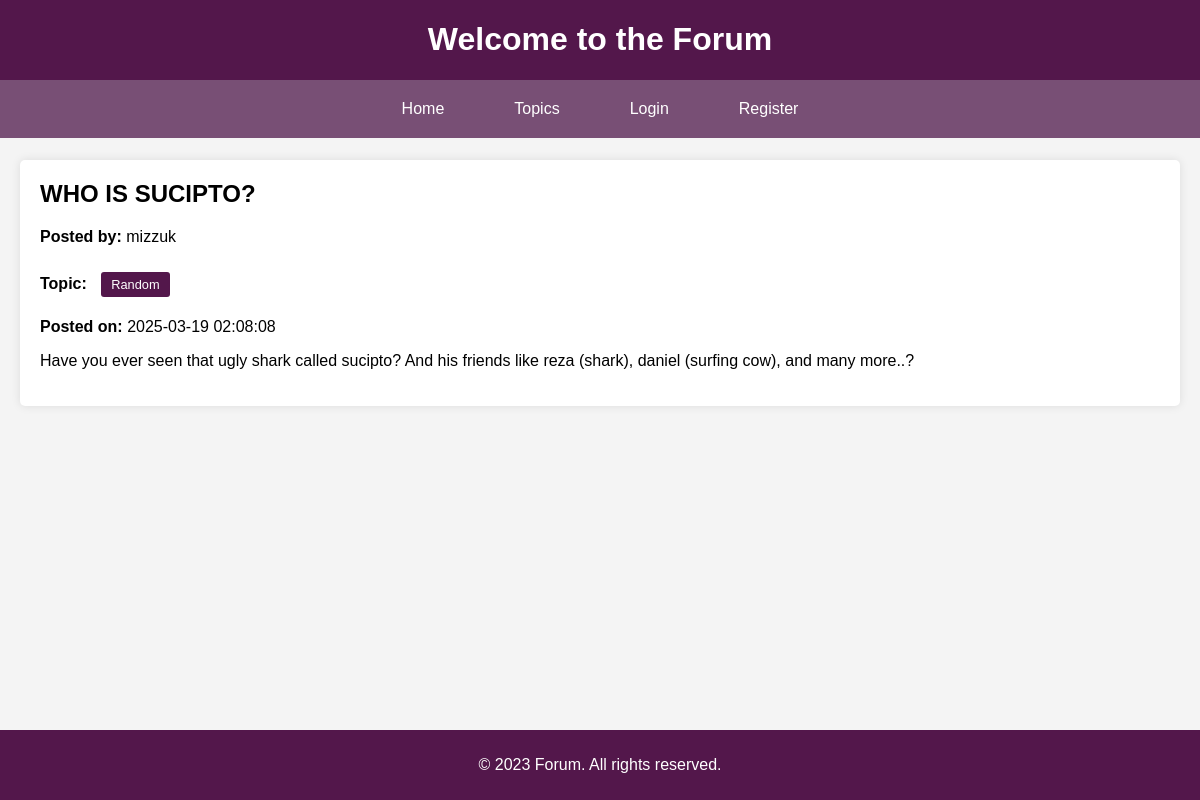
Before: /discussion.php?id=5 with the older database file.
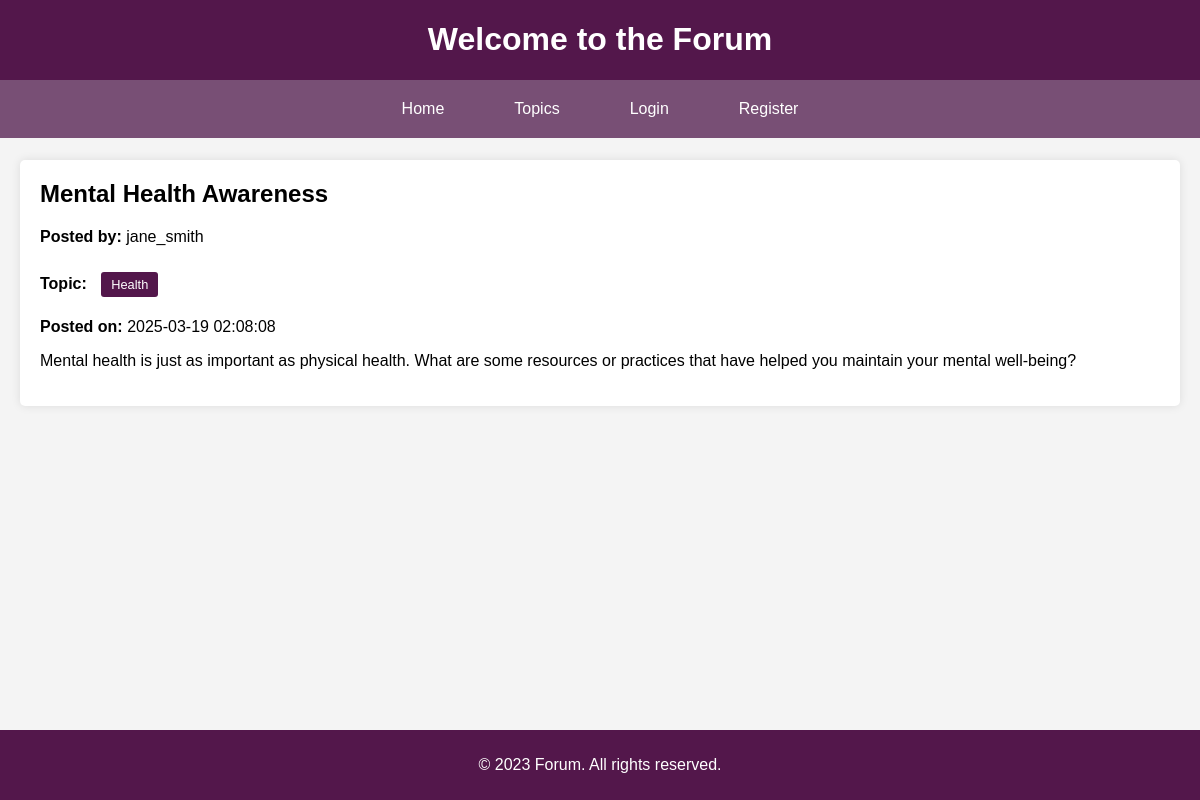
After: the same page with the newer database file.
### tables this page shows
CREATE TABLE IF NOT EXISTS discussions (
    id INT AUTO_INCREMENT PRIMARY KEY,
    title VARCHAR(255) NOT NULL,
    content TEXT NOT NULL,
    file_path VARCHAR(255),
    created_at TIMESTAMP DEFAULT CURRENT_TIMESTAMP,
    topic VARCHAR(255),
    user_id INT,
    FOREIGN KEY (user_id) REFERENCES users(id)
);

CREATE TABLE IF NOT EXISTS users (
    id INT AUTO_INCREMENT PRIMARY KEY,
    username VARCHAR(255) NOT NULL,
    password VARCHAR(255) NOT NULL
);

### discussion.php (the view, shortened to what this page needs)
<?php
$conn = new mysqli(DB_SERVER, DB_USERNAME, DB_PASSWORD, DB_NAME);
$id = isset($_GET['id']) ? $_GET['id'] : null;
if ($id) {
    $sql = "SELECT id, title, content, user_id, topic, created_at, file_path FROM discussions WHERE id = ?";
    $stmt = $conn->prepare($sql);
    $stmt->bind_param("i", $id);
    $stmt->execute();
    $result = $stmt->get_result();
    $discussion = $result->fetch_assoc();
} else {
    header("Location: index.php");
    exit();
}
?>
<!DOCTYPE html>
<html lang="en">
<head>
    <link rel="stylesheet" href="styles.css">
</head>
<body>
    <header>
        <h1>Welcome to the Forum</h1>
        <nav>
            <ul class="navbar">
                <li><a href="index.php">Home</a></li>
                <li><a href="topics.php">Topics</a></li>
                <?php
                if (!isset($_SESSION['loggedin']) || $_SESSION['loggedin'] !== true) {
                    echo '<li><a href="login.php">Login</a></li><li><a href="register.php">Register</a></li>';
                }
                ?>
            </ul>
        </nav>
    </header>
    <main>
        <div class="hfiller">
        </div>
        <section>
            <h2><?php echo $discussion['title']; ?></h2>
            <?php
            $user_id = $discussion['user_id'];
            $user_sql = "SELECT username FROM users WHERE id = ?";
            $user_stmt = $conn->prepare($user_sql);
            $user_stmt->bind_param("i", $user_id);
            $user_stmt->execute();
            $user_result = $user_stmt->get_result();
            $user = $user_result->fetch_assoc();
            ?>
            <p><strong>Posted by:</strong> <?php echo $user['username']; ?></p>
            <p><strong>Topic:</strong> <?php echo "<span class='topic-tag'>" . $discussion['topic'] . "</span>"; ?></p>
            <p><strong>Posted on:</strong> <?php echo $discussion['created_at']; ?></p>
            <p><?php echo nl2br($discussion['content']); ?></p>
        </section>
        <div class="ffiller">
        </div>
    </main>
    <footer>
        <p>&copy; 2023 Forum. All rights reserved.</p>
    </footer>
</body>
</html>

Changed rows visible on the page:
no longer on this page (row unchanged): users: username "mizzuk"
changed discussions: title "WHO IS SUCIPTO?" → "Mental Health Awareness"; topic "Random" → "Health"; content "Have you ever seen that ugly shark called sucipto? And his friends like reza (shark), daniel (surfing cow), and many more..?" → "Mental health is just as important as physical health. What are some resources or practices that have helped you maintain your mental well-being?"
now on this page (row unchanged): users: username "jane_smith"
